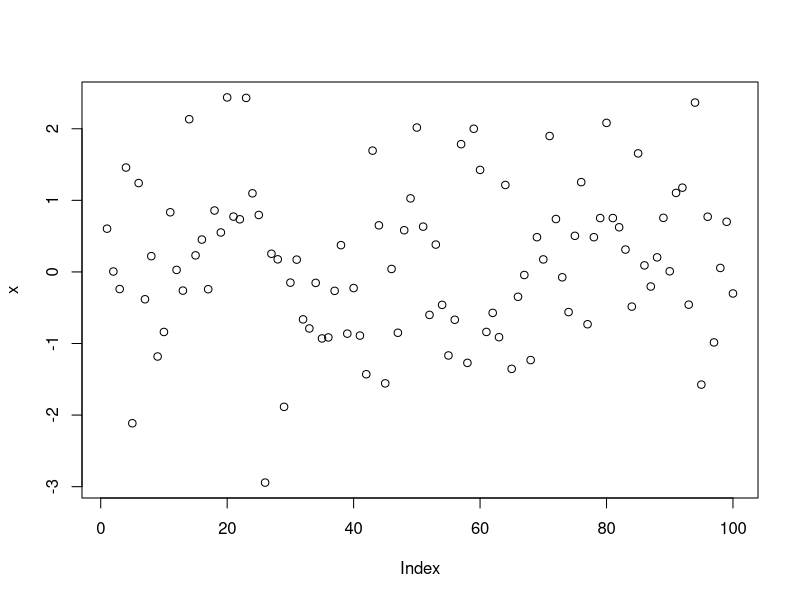
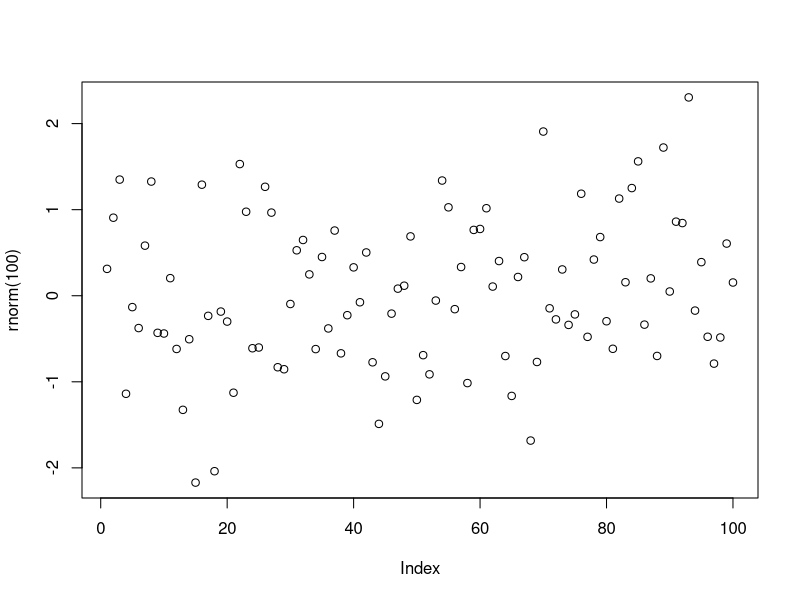

R code for these plots, in order: (Note: this script raises an error after producing the figures.)
# firstscript.r
# remove the variables entered prior
rm(list = ls())
# Generate a list of 100 random numbers
x <- rnorm (100)
# Ploting a list of 100 random numbers
x
plot(x)
# rewrite the code without using variable x

plot(rnorm(100))
# writing vectors
vec1 = c(1,4,6,8,10)
vec[5]
vec1[5]
vec1[3] = 12
vec1
vec2 = seq(from=0, to=1, by=0.25)
vec2
sum(vec1)
vec1 + vec2
